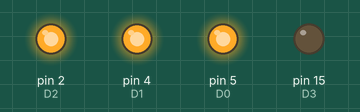
The sketch below on a simulated Arduino Uno, built with avr-gcc and run on an emulated ATmega328P. Parts: output pins drawn as LEDs (lit = HIGH).

Above: at 0.1 s.
Timing chart, 0 to 1.6 s (numbered marks = the images above):
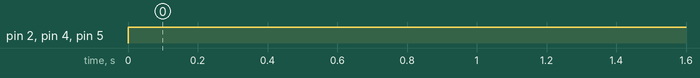

The sketch:

dimming_code_work.ino
```cpp
const int D3 = 15;
const int D2 = 2;
const int D1 = 4;
const int D0 = 5;
const int Pins[4]={D3, D2, D1, D0};
int n=2; //change delay value here
int count;
void setup()
{

pinMode (D3, OUTPUT);
pinMode (D2, OUTPUT);
pinMode (D1, OUTPUT);
pinMode (D0, OUTPUT);
}
void loop()
{
digitalWrite(D3,0);
digitalWrite(D2,1);
digitalWrite(D1,1);
digitalWrite(D0,1);


}
```

Measured:
- by itself, pin 2 (D2), pin 4 (D1), pin 5 (D0): LOW → HIGH at 0.00 s
